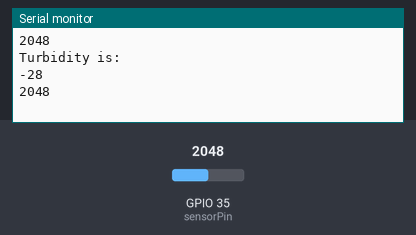
A sketch run on a simulated ESP32. Parts: the last lines printed to the serial monitor. The inputs (shaded band) are chosen by the test bench; at power-on: GPIO 35 (sensorPin) = 2048.

Above: at 2.8 s.
2.9 s: GPIO 35 (sensorPin) set to 2866
At 3.8 s:
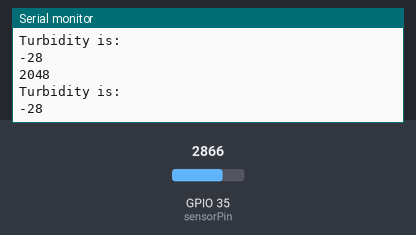
5.6 s: GPIO 35 (sensorPin) set to 3603
At 6.6 s:
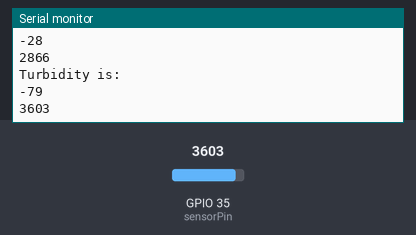
Timing chart, 0 to 8.6 s (numbered marks = the images above; inputs shaded):
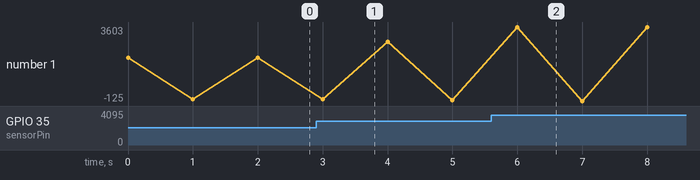

Measured:
- after the input at 5.6 s, the serial monitor: prints a new line after 0.40 s (image 2)
- plotted number 1: 2048 → -79 after the input at 2.9 s, -79 → 3603 after the input at 5.6 s

The sketch:

turbidity.ino
```cpp
int sensorPin = 35;

void setup()
{
  Serial.begin(115200);
}
void loop() {
  int sensorValue = analogRead(sensorPin);
  Serial.println(sensorValue);
  int turbidity = map(sensorValue, 0, 1600, 100, 0);
  delay(1000);
  Serial.println("Turbidity is: ");
  Serial.println(turbidity);
  delay(1000);
}
```
